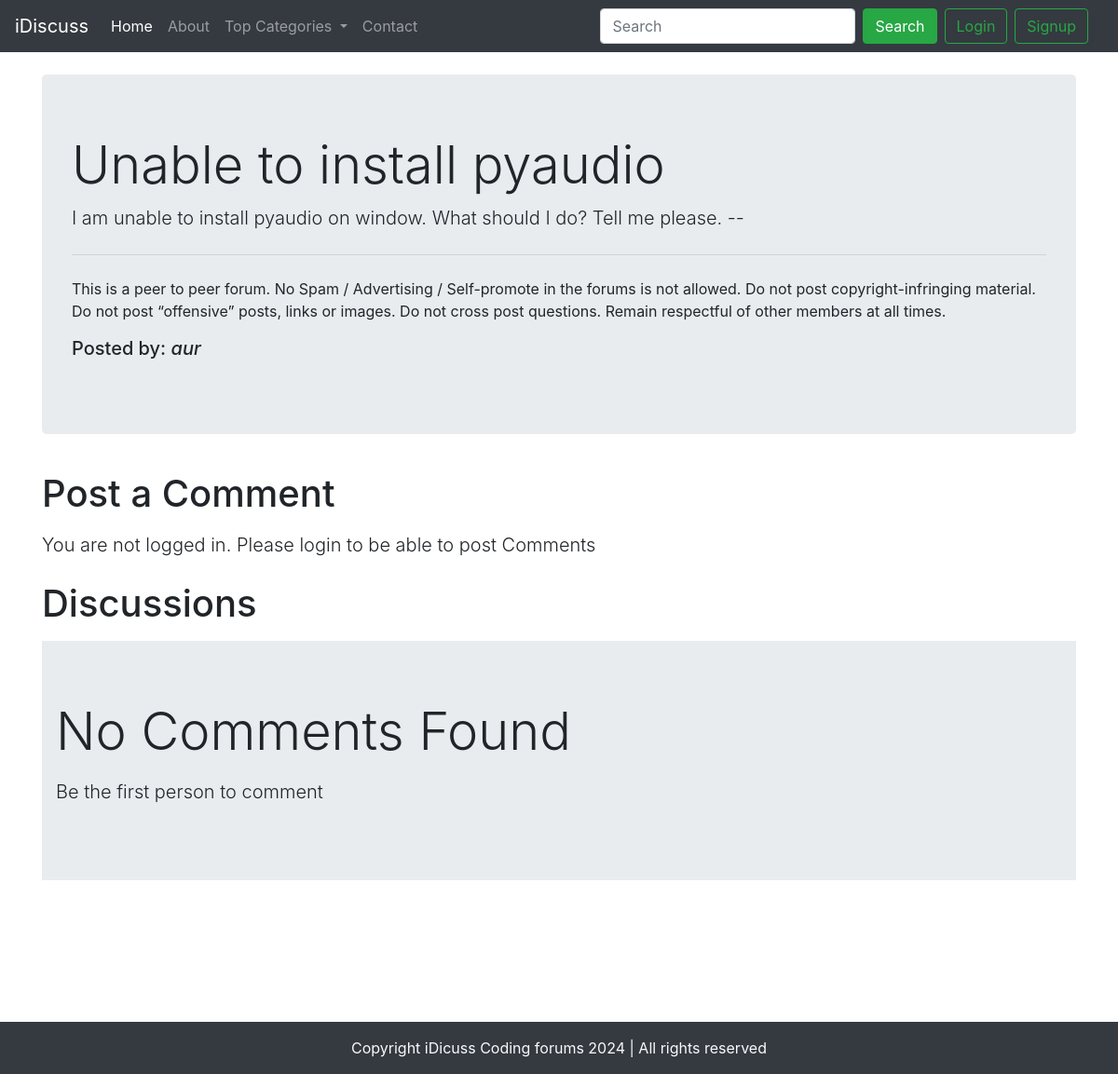
The app's page /thread.php?threadid=1 with its own data.
### tables this page shows
CREATE TABLE `threads` (
  `thread_id` int(7) NOT NULL,
  `thread_title` varchar(255) NOT NULL,
  `thread_desc` text NOT NULL,
  `thread_cat_id` int(7) NOT NULL,
  `thread_user_id` int(7) NOT NULL,
  `timestamp` datetime NOT NULL DEFAULT current_timestamp()
);

CREATE TABLE `users` (
  `sno` int(8) NOT NULL,
  `username` varchar(30) NOT NULL,
  `user_pass` varchar(255) NOT NULL,
  `timestamp` datetime NOT NULL DEFAULT current_timestamp(),
  `user_email` varchar(255) NOT NULL
);

### thread.php (the view, shortened to what this page needs)
<!doctype html>
<html lang="en">
<head>
    <link rel="stylesheet" href="https://cdn.jsdelivr.net/npm/bootstrap@4.4.1/dist/css/bootstrap.min.css"
>
</head>
<body>
    <?php include 'partials/_dbconnect.php';?>
    <?php include 'partials/_header.php';?>
    <?php
        $id = $_GET['threadid'];
        $sql = "SELECT * FROM `threads` WHERE thread_id = '$id'";
        $result = $conn->query($sql);
        while($row = $result->fetch_assoc()){
            $title = $row['thread_title'];
            $desc = $row['thread_desc'];
            $thread_user_id = $row['thread_user_id'];
            $sql2 = "SELECT username FROM `users` WHERE sno='$thread_user_id'";
            $result2 = $conn->query($sql2);
            $row2 = $result2->fetch_assoc();
            $posted_by = $row2['username'];
        }
        ?>
    <div class="container my-4">
        <div class="jumbotron">
            <h1 class="display-4"><?php echo $title;?></h1>
            <p class="lead"><?php echo $desc;?></p>
            <hr class="my-4">
            <p>This is a peer to peer forum. No Spam / Advertising / Self-promote in the forums is not allowed. Do not
                post copyright-infringing material. Do not post “offensive” posts, links or images. Do not cross post
                questions. Remain respectful of other members at all times.</p>
            <p>
            <h5>Posted by: <em><?php echo $posted_by; ?></em></h5>
            </p>
        </div>
    </div>
    <?php
if(isset($_SESSION['loggedin']) && $_SESSION['loggedin']==true){
 echo'   <div class="container">
        <h1 class="py-2">Post a Comment</h1>
       <form action="'.$_SERVER['REQUEST_URI'].'" method="post">
    <div class="form-group">
        <label for="exampleFormControlTextarea1">Type Your Comment</label>
        <input type="hidden" name="sno" value="'.$_SESSION['sno'].'">
        <textarea class="form-control" id="comment" name="comment" rows="3"></textarea>
    </div>
    <button type="submit" class="btn btn-success">Post Comment</button>
    </form>
    </div>';
    }
    else{
    echo ' <div class="container">
        <h1 class="py-2">Post a Comment</h1>
        <p class="lead">You are not logged in. Please login to be able to post Comments</p>
    </div>';
    }
    ?>
    <div class="container mb-5" id="ques">
        <h1 class="py-2">Discussions</h1>
        <?php
        $noResult = true;
        if($noResult){
            echo '<div class="jumbotron jumbotron-fluid">
                    <div class="container">
                    <p class ="display-4">No Comments Found</p>
                        <p class="lead">Be the first person to comment</p>
                    </div>
                </div>';
        }
        ?>
    </div>
    <?php include 'partials/_footer.php';?>
</body>
</html>

### thread.php (style rules this page uses)
#ques { min-height: 433px; }

### records on screen
threads: thread_title "Unable to install pyaudio", thread_desc "I am unable to install pyaudio on window. What should I do? Tell me please. --"
users: username "aur"
